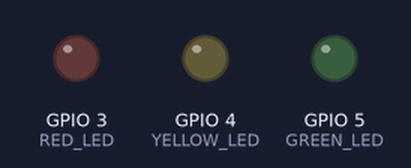
This sketch was run on a simulated ESP8266 (NodeMCU). Shown: output pins drawn as LEDs (lit = HIGH). WiFi joins after 1.5 s; servers stay silent unless stated; what the sketch prints to the serial monitor is not drawn.

Above: at 0.1 s.
At 1.8 s:
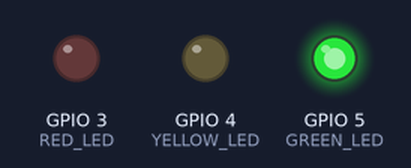
At 51.8 s:
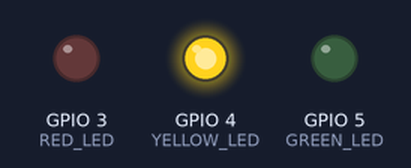
At 61.8 s:
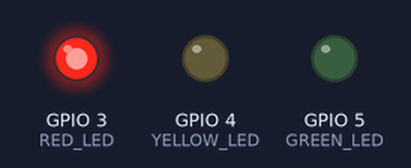
Timing chart, 0 to 63.3 s (numbered marks = the images above):
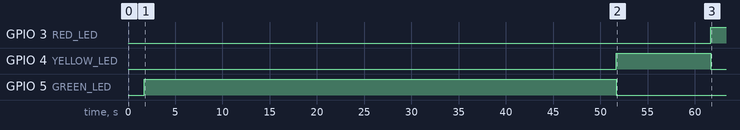

Measured:
- by itself, GPIO 3 (RED_LED): LOW → HIGH at 61.7 s
- by itself, GPIO 4 (YELLOW_LED): LOW → HIGH at 51.7 s, → LOW 10.0 s later
- by itself, GPIO 5 (GREEN_LED): LOW → HIGH at 1.7 s, → LOW 50.0 s later

The sketch:

sketch_dec31a.ino
```cpp
// Arduino_JSON - Version: Latest
#include <Arduino_JSON.h>

#include <Arduino.h>
#include <ESP8266WiFi.h>
#include <ESP8266HTTPClient.h>
#include <WiFiClientSecureBearSSL.h>

#define RED_LED 3
#define YELLOW_LED 4
#define GREEN_LED 5

// Replace with your network credentials
const char *ssid = "REPLACE_WITH_SSID";
const char *password = "REPLACE_WITH_PASSWORD";

String SemaferoAPI = "https://semafero.vercel.app/api/next-green";

void setup()
{
  pinMode(RED_LED, OUTPUT);
  pinMode(YELLOW_LED, OUTPUT);
  pinMode(GREEN_LED, OUTPUT);

  Serial.begin(115200);

  WiFi.mode(WIFI_STA);
  WiFi.begin(ssid, password);
  Serial.print("Connecting to WiFi ..");
  int retries = 20;
  int i = 0;
  bool connected = false;
  while (i <= retries && !connected)
  {
    Serial.print('.');
    delay(500);
    connected = WiFi.status() == WL_CONNECTED;
    i++;
  }

  if (connected)
  {
    performRealHours();
  }
}

void loop()
{
  turnOn(GREEN_LED, 50000);  // 50 seconds
  turnOn(YELLOW_LED, 10000); // 10 seconds
  turnOn(RED_LED, 450000);   // 450 seconds
}

void performRealHours()
{
  Serial.print("get time to next green");
  String payload = getPayload(SemaferoAPI);
  Serial.println(payload);
  JSONVar myObject = JSON.parse(payload);
  if (JSON.typeof(myObject) == "undefined")
  {
    Serial.println("Parsing input failed!");
    return;
  }
  if (!myObject.hasOwnProperty("timeToGreen"))
  {
    return;
  }
  long timeToGreen = (long)myObject["timeToGreen"];

  turnOn(RED_LED, timeToGreen);
}

String getPayload(String endpoint)
{
  std::unique_ptr<BearSSL::WiFiClientSecure> client(new BearSSL::WiFiClientSecure);
  client->setInsecure();
  HTTPClient https;
  String payload = "";
  Serial.print("[HTTPS] begin...\n");
  if (https.begin(*client, endpoint))
  {
    Serial.print("[HTTPS] GET...\n");
    int httpCode = https.GET();
    if (httpCode > 0)
    {
      Serial.printf("[HTTPS] GET... code: %d\n", httpCode);
      if (httpCode == HTTP_CODE_OK || httpCode == HTTP_CODE_MOVED_PERMANENTLY)
      {
        payload = https.getString();
      }
    }
    else
    {
      Serial.printf("[HTTPS] GET... failed, error: %s\n", https.errorToString(httpCode).c_str());
    }

    https.end();
  }
  return payload;
}

void turnOn(int color, long milliseconds)
{
  digitalWrite(color, HIGH);
  delay(milliseconds);
  digitalWrite(color, LOW);
}
```
